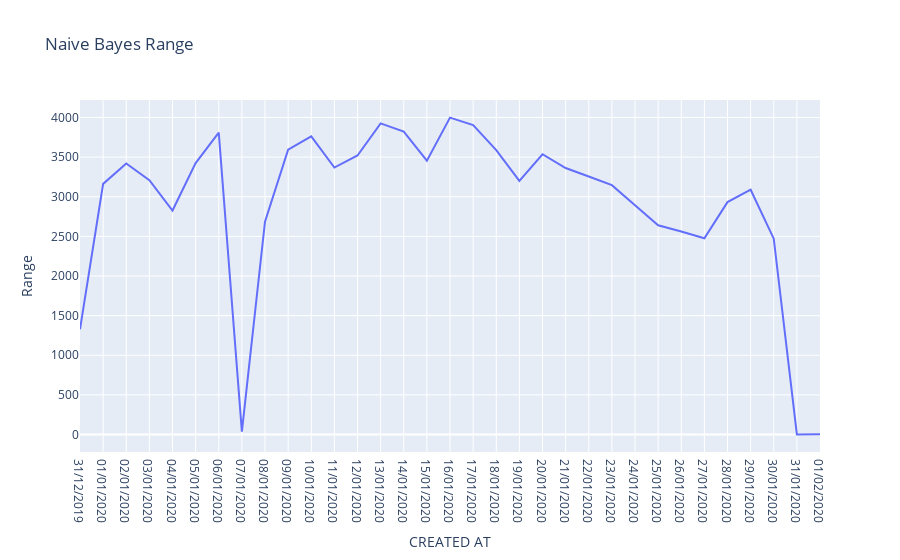

Notebook source saved alongside this figure:
### Code cell
Figure3_3 = px.line(naive_bayes_mode, x="CREATED AT", y="Range", title='Naive Bayes Range')
Figure3_3.show()

### Figure 1 — Plotly figure (JSON) as saved in the notebook; plotly's stock layout.template omitted (floating-point values rounded to 4 significant figures)
{"data": [{"hoverlabel": {"namelength": 0}, "hovertemplate": "CREATED AT=%{x}<br>Range=%{y}", "legendgroup": "", "line": {"color": "#636efa", "dash": "solid"}, "mode": "lines", "name": "", "showlegend": false, "type": "scatter", "x": ["31/12/2019", "01/01/2020", "02/01/2020", "03/01/2020", "04/01/2020", "05/01/2020", "06/01/2020", "07/01/2020", "08/01/2020", "09/01/2020", "10/01/2020", "11/01/2020", "12/01/2020", "13/01/2020", "14/01/2020", "15/01/2020", "16/01/2020", "17/01/2020", "18/01/2020", "19/01/2020", "20/01/2020", "21/01/2020", "22/01/2020", "23/01/2020", "24/01/2020", "25/01/2020", "26/01/2020", "27/01/2020", "28/01/2020", "29/01/2020", "30/01/2020", "31/01/2020", "01/02/2020"], "xaxis": "x", "y": [1328, 3162, 3419, 3209, 2826, 3425, 3808, 37, 2686, 3593, 3762, 3368, 3520, 3925, 3822, 3455, 3998, 3904, 3587, 3199, 3536, 3362, 3255, 3146, 2893, 2639, 2562, 2476, 2932, 3088, 2471, 2, 4], "yaxis": "y"}], "layout": {"legend": {"tracegroupgap": 0}, "title": {"text": "Naive Bayes Range"}, "xaxis": {"anchor": "y", "domain": [0, 1], "title": {"text": "CREATED AT"}}, "yaxis": {"anchor": "x", "domain": [0, 1], "title": {"text": "Range"}}}}
